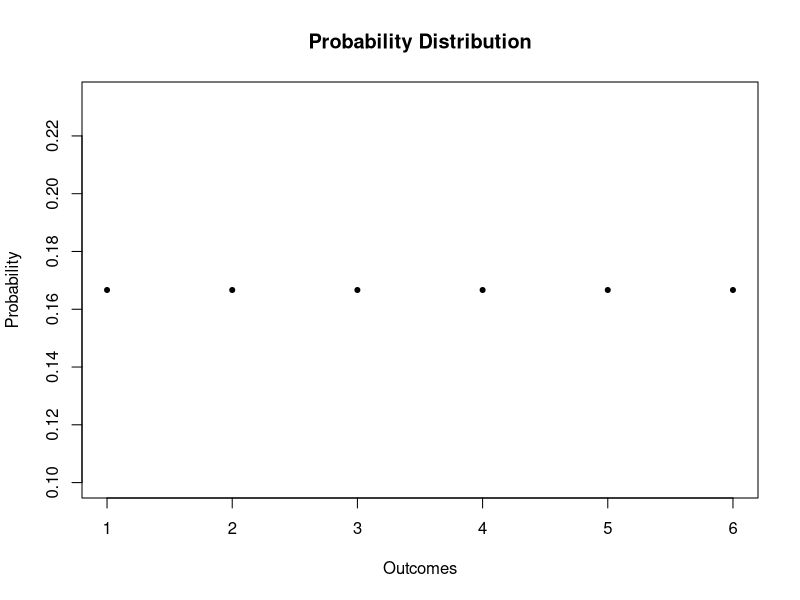
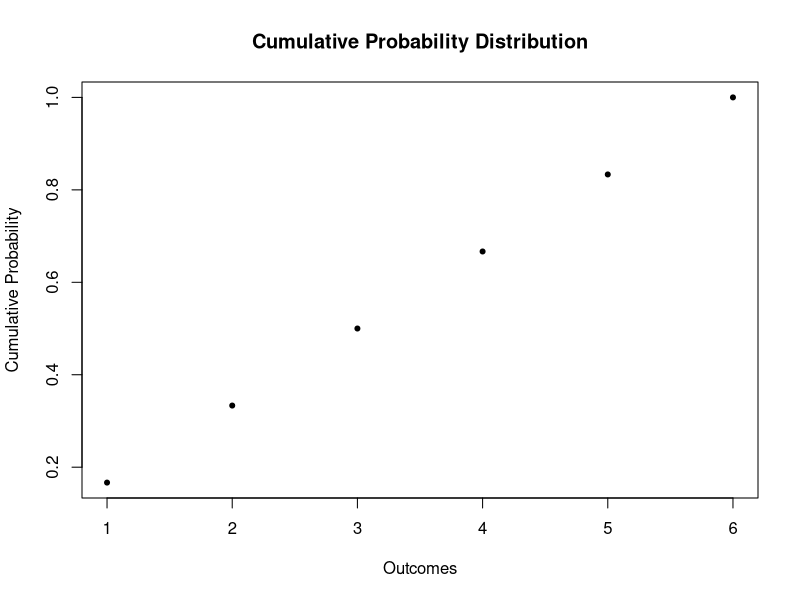
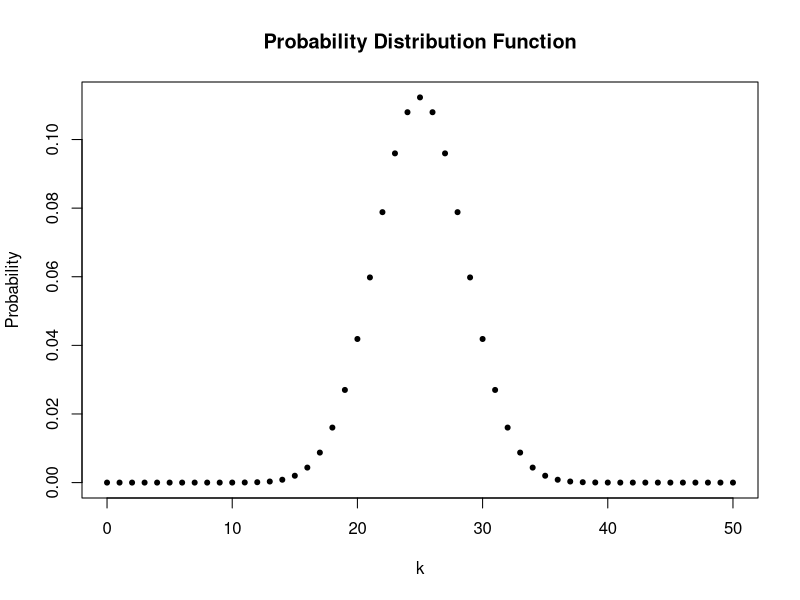
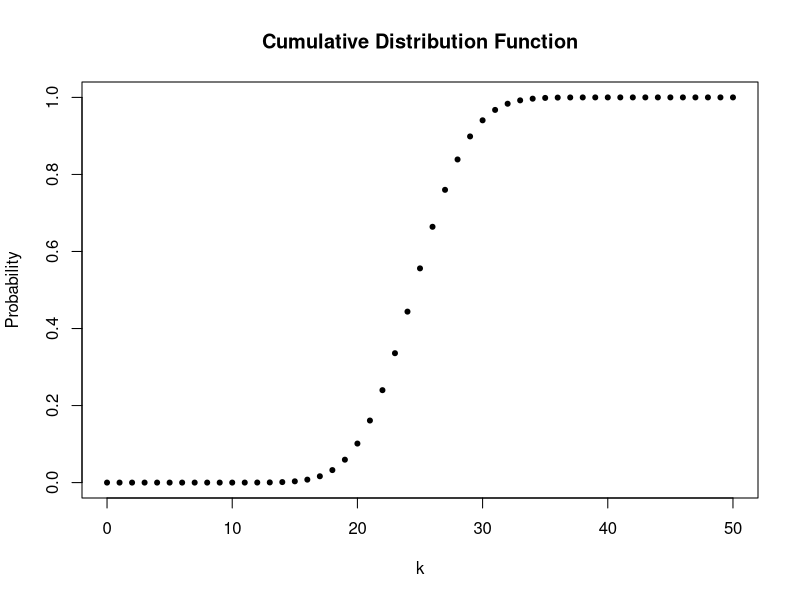
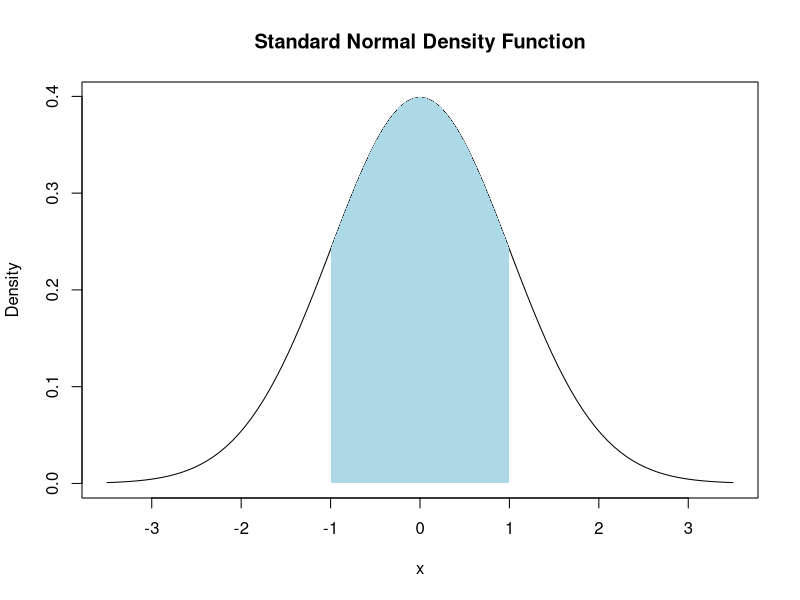

R code for these plots, in order:
########################################################
sample(1:6, size=1)

# generate the vector of probabilities 
probability <- rep(1/6, 6) 

# plot the probabilities 
plot(probability,
     xlab = "Outcomes",
     ylab="Probability",
     main = "Probability Distribution",
     pch=20)

# generate the vector of cumulative probabilities 
cum_probability <- cumsum(probability) 

# plot the probabilites 
plot(cum_probability, 
     xlab = "Outcomes", 
     ylab="Cumulative Probability",
     main = "Cumulative Probability Distribution",
     pch=20) 


sample(c("H", "T"), 1)

k <- 0:50

# assign the probabilities
probability <- dbinom(x = k,
                      size = 50, 
                      prob = 0.5)

# plot the outcomes against their probabilities
plot(x = k, 
     y = probability,
     ylab="Probability",
     main = "Probability Distribution Function",
     pch=20) 


# compute cumulative probabilities
prob <- pbinom(q = k, 
               size = 50, 
               prob = 0.5)

# plot the cumulative probabilities
plot(x = k, 
     y = prob,
     ylab="Probability",
     main = "Cumulative Distribution Function",
     pch=20)  


# set seed for reproducibility
set.seed(1)

# compute the sample mean of 10000 dice rolls
mean(sample(1:6, 
            10, 
            replace = T))

# define functions
f <- function(x) 3 / x^4
g <- function(x) x * f(x)
h <- function(x) x^2 * f(x)

# compute area under the density curve
area <- integrate(f, 
                  lower = 1, 
                  upper = Inf)$value

# compute E(X)
EX <- integrate(g,
                lower = 1,
                upper = Inf)$value

# compute Var(X)
VarX <- integrate(h,
                  lower = 1,
                  upper = Inf)$value - EX^2

# draw a plot of the N(0,1) PDF.
curve(dnorm(x),
      xlim = c(-3.5, 3.5),
      ylab = "Density", 
      main = "Standard Normal Density Function")

# Highlighting an area.
x <- seq(-3.5, 3.5, length = 1000)
y <- dnorm(x)
polygon(c(-1, x[x >= -1 & x <= 1], 1), 
         c(0, y[x >= -1 & x <= 1], 0), 
         col = "lightblue", 
         border = NA)
